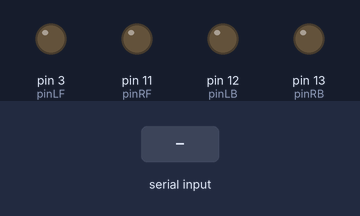
A sketch run on a simulated Arduino Uno, built with avr-gcc and run on an emulated ATmega328P. Shown: output pins drawn as LEDs (lit = HIGH). The test bench sets the inputs (shaded band).

Above: at 1.2 s.
1.3 s: "U" received over Serial
At 2.0 s:
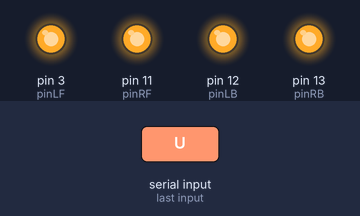
2.8 s: "L" received over Serial
At 3.2 s:
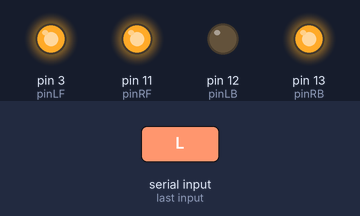
4.3 s: "R" received over Serial
At 5.5 s:
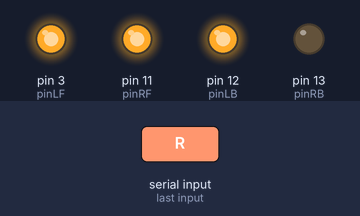
5.8 s: "S" received over Serial
At 6.7 s:
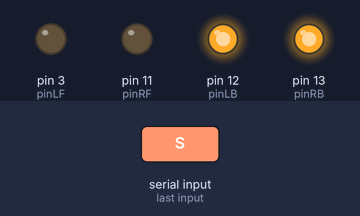
7.3 s: "D" received over Serial
At 7.8 s:
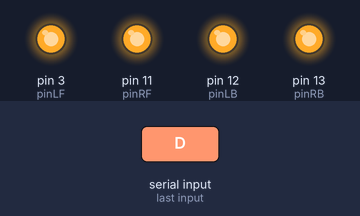
Timing chart, 0 to 9.8 s (numbered marks = the images above; inputs shaded):
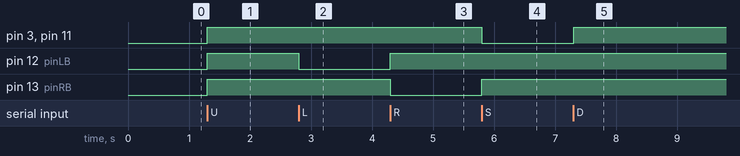

The sketch:

bluetoothcontrol0_2.ino
```cpp
/*
L = left
R = right
F = forward
B = backward
*/
int pinLB = 12; // define pin 12
int pinLF = 3; // define pin 3
int pinRB = 13; // define pin 13
int pinRF = 11; // define pin 11
int val;
void setup()
{
Serial.begin(9600); // define pin for motor output
pinMode(pinLB,OUTPUT); // pin 12
pinMode(pinLF,OUTPUT); // pin 3 (PWM)
pinMode(pinRB,OUTPUT); // pin 13
pinMode(pinRF,OUTPUT); // pin 11 (PWM)
}
void advance() // move forward
{
digitalWrite(pinLB,HIGH); // right wheel moves forward
digitalWrite(pinRB,HIGH); // left wheel moves forward
analogWrite(pinLF,255);
analogWrite(pinRF,255);
}
void stop() // stop
{
digitalWrite(pinLB,HIGH);
digitalWrite(pinRB,HIGH);
analogWrite(pinLF,0);
analogWrite(pinRF,0);
}
void right() // turn right (single wheel)
{
digitalWrite(pinLB,HIGH); // left wheel moves forward
digitalWrite(pinRB,LOW); // right wheel moves backward
analogWrite(pinLF, 255);
analogWrite(pinRF, 255);
}
void left() // turn left (single wheel)
{
digitalWrite(pinLB,LOW); // left wheel moves forward
digitalWrite(pinRB,HIGH); // right wheel moves backward
analogWrite(pinLF, 255);
analogWrite(pinRF,255);
}
void back() // move backward
{
digitalWrite(pinLB,HIGH); // motor wheel moves backward
digitalWrite(pinRB,HIGH); // motor wheel moves backward
analogWrite(pinLF,255);
analogWrite(pinRF,255);
}
void loop()
{
val=Serial.read();
if(val=='U')advance();
if(val=='D')back();
if(val=='L')left() ;
if(val=='R')right();
if(val=='S')stop();
}
```

Measured:
- after the input at 1.3 s, pin 3 (pinLF), pin 11 (pinRF), pin 12 (pinLB), pin 13 (pinRB): LOW → HIGH at once
- after the input at 2.8 s, pin 12 (pinLB): HIGH → LOW at once
- after the input at 4.3 s, pin 12 (pinLB): LOW → HIGH at once; pin 13 (pinRB): HIGH → LOW at once
- after the input at 5.8 s, pin 3 (pinLF), pin 11 (pinRF): HIGH → LOW at once; pin 13 (pinRB): LOW → HIGH at once
- after the input at 7.3 s, pin 3 (pinLF), pin 11 (pinRF): LOW → HIGH at once
